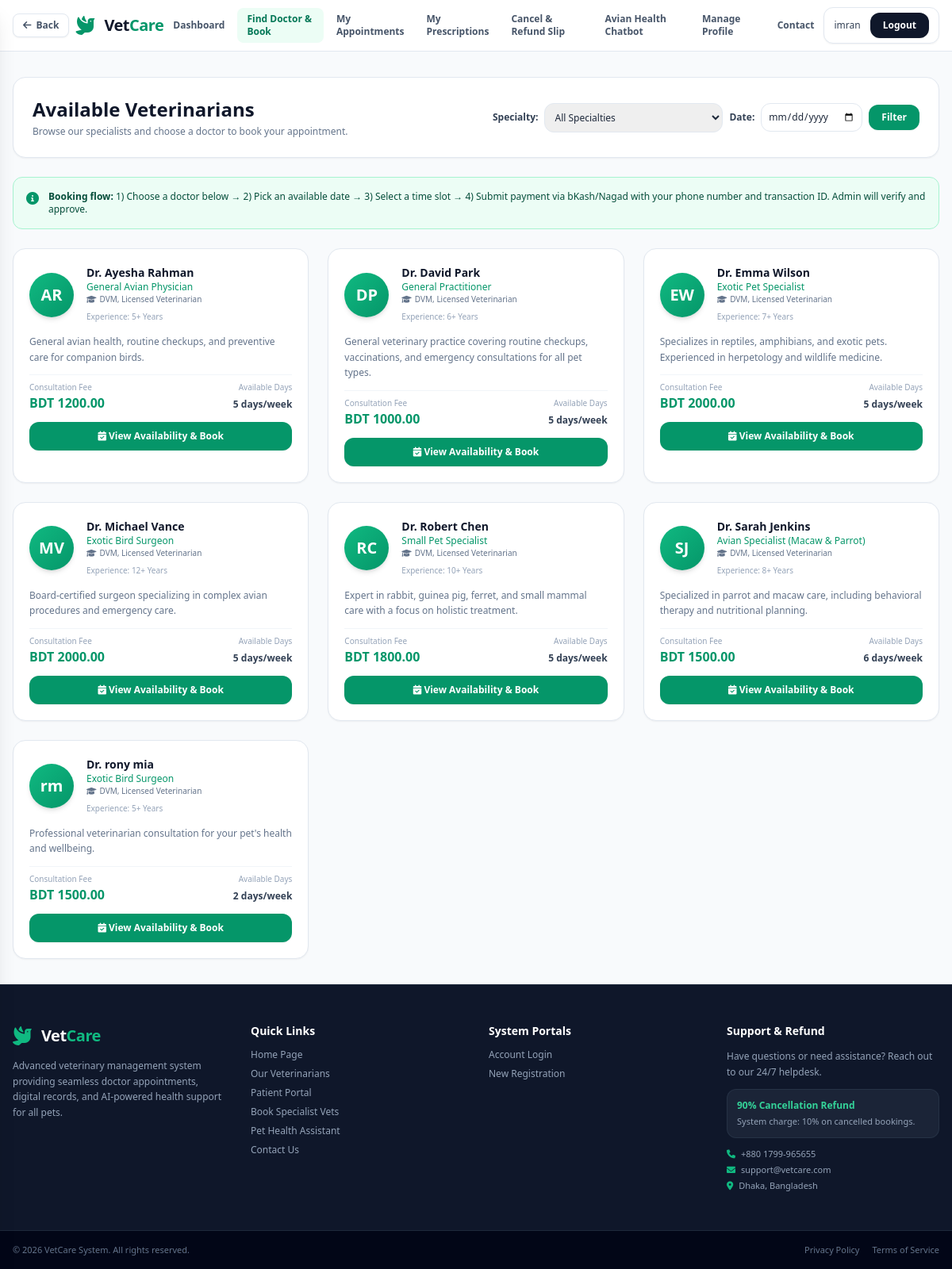
Page /doctors/ (signed in) on the earlier database version.
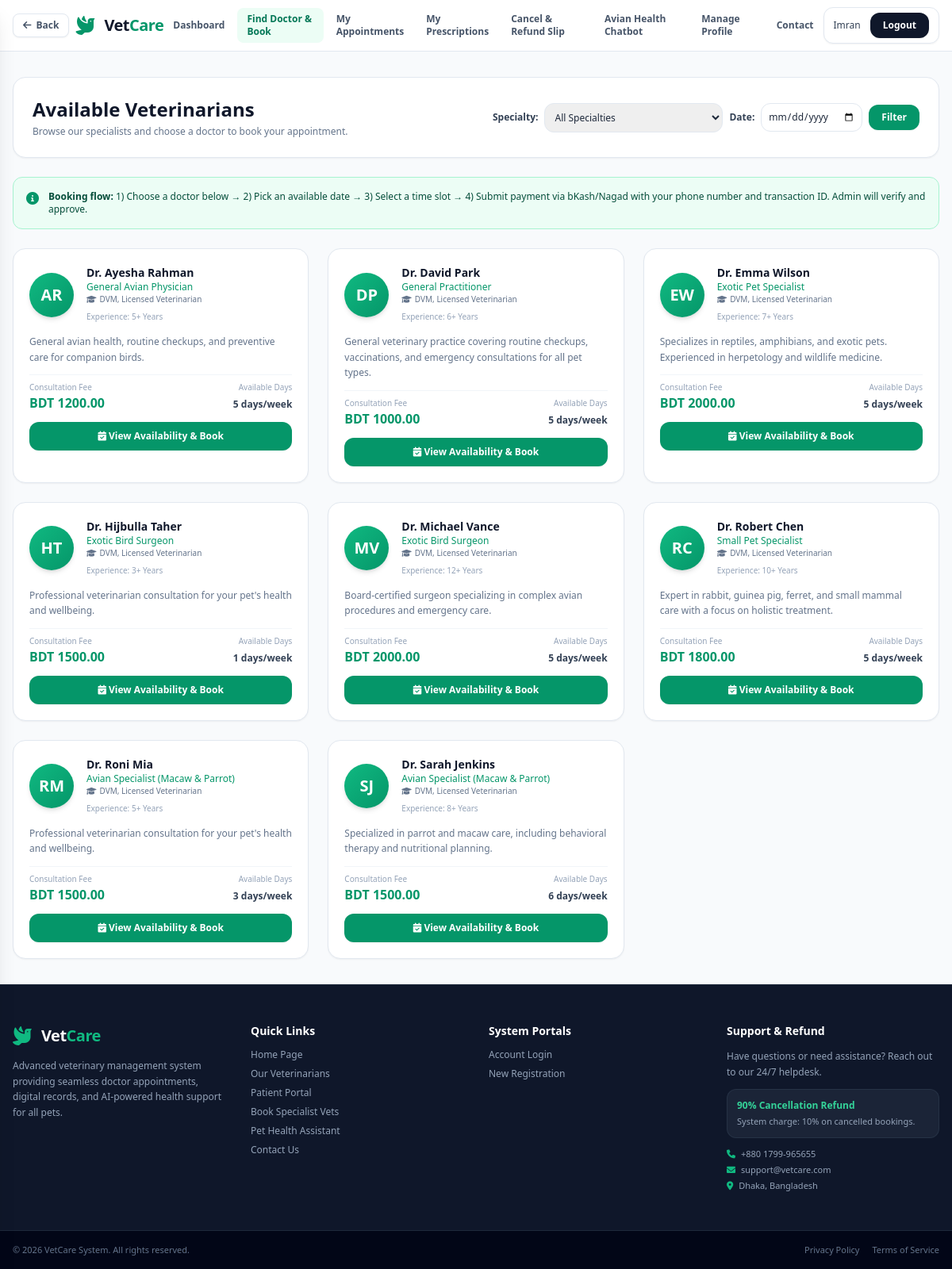
Same page on the later database version.
### accounts/models.py (models this page shows, shortened)
class User(AbstractUser):
    ROLE_CHOICES = (
        ('PATIENT', 'Patient'),
        ('DOCTOR', 'Doctor'),
        ('ADMIN', 'Admin'),
    )
    role = models.CharField(max_length=20, choices=ROLE_CHOICES, default='PATIENT')
    phone = models.CharField(max_length=20, blank=True, null=True)
    country_code = models.CharField(max_length=5, default='+880', blank=True)
    address = models.TextField(blank=True)
    created_at = models.DateTimeField(auto_now_add=True)

### vet/models.py (models this page shows, shortened)
class Doctor(models.Model):
    user = models.OneToOneField(settings.AUTH_USER_MODEL, on_delete=models.CASCADE, related_name='doctor_profile')
    specialty = models.CharField(max_length=100)
    experience_years = models.IntegerField(default=0)
    qualification = models.CharField(max_length=200, blank=True)
    license_number = models.CharField(max_length=50, blank=True)
    consultation_fee = models.DecimalField(max_digits=8, decimal_places=2, default=1500.00)
    bio = models.TextField(blank=True)
    is_active = models.BooleanField(default=True)
    created_at = models.DateTimeField(auto_now_add=True)

### booking/views.py (the view, shortened to what this page needs)
# urls.py: path('doctors/', views.admin_doctors, name='admin_doctors'),
@login_required
def doctors(request):
    from vet.models import Availability
    from datetime import datetime
    selected_date_str = request.GET.get('date', '').strip()
    selected_date = None
    weekday = None
    selected_specialty = request.GET.get('specialty', '').strip()
    doctors_list = Doctor.objects.filter(
        is_active=True,
    ).select_related('user').order_by('user__first_name')
    if selected_specialty:
        doctors_list = doctors_list.filter(specialty__icontains=selected_specialty)
    all_specialties = list(
        Doctor.objects.filter(is_active=True)
        .exclude(specialty__exact='')
        .values_list('specialty', flat=True)
        .distinct()
        .order_by()
    )
    doctor_data = []
    for doc in doctors_list:
        avail_qs = doc.availabilities.filter(is_available=True)
        if weekday is not None:
            avail_qs = avail_qs.filter(day_of_week=weekday)
        has_availability = avail_qs.exists()
        if selected_date is not None and not has_availability:
            continue
        avail_days = list(
            doc.availabilities.filter(is_available=True)
            .values_list('day_of_week', flat=True)
            .distinct()
        )
        doctor_data.append({
            'doctor': doc,
            'available_days': avail_days,
        })
    context = {
        'doctor_data': doctor_data,
        'selected_date': selected_date_str,
        'selected_specialty': selected_specialty,
        'all_specialties': all_specialties,
        'today': datetime.now().date(),
    }
    return render(request, 'doctors.html', context)

### vetcure/templates/doctors.html (shortened to what the changed rows need)
{% extends 'base.html' %}
{% block content %}
<div class="max-w-7xl w-full mx-auto px-4 py-8 space-y-6">
    <div class="bg-white p-6 rounded-2xl border border-slate-200 shadow-sm">
        <div class="flex flex-col md:flex-row md:items-center md:justify-between gap-4">
            <div>
                <h1 class="text-2xl font-bold text-slate-900">Available Veterinarians</h1>
            </div>
        </div>
    </div>
    <div class="grid grid-cols-1 md:grid-cols-2 lg:grid-cols-3 gap-6">
        {% for data in doctor_data %}
        <div class="bg-white rounded-2xl border border-slate-200 p-5 shadow-sm hover:shadow-md hover:border-emerald-300 transition-all duration-200 space-y-3">
            <div class="flex items-center gap-4">
                <div class="w-14 h-14 bg-gradient-to-br from-emerald-500 to-emerald-600 text-white rounded-full flex items-center justify-center font-bold text-xl shadow-md">
                    {{ data.doctor.user.first_name|first }}{{ data.doctor.user.last_name|first }}
                </div>
                <div class="flex-1 min-w-0">
                    <h3 class="font-bold text-slate-900 text-sm truncate">Dr. {{ data.doctor.user.get_full_name|default:data.doctor.user.username }}</h3>
                    <p class="text-xs text-emerald-600 font-medium truncate">{{ data.doctor.specialty }}</p>
                    {% if data.doctor.qualification %}
                    <p class="text-[10px] text-slate-500 truncate"><i class="fa-solid fa-graduation-cap mr-1"></i>{{ data.doctor.qualification }}</p>
                    {% endif %}
                    <span class="text-[10px] text-slate-400">Experience: {{ data.doctor.experience_years }}+ Years</span>
                </div>
            </div>
            <p class="text-xs text-slate-500 leading-relaxed line-clamp-3">{{ data.doctor.bio|truncatechars:140|default:"Professional veterinarian consultation for your pet's health and wellbeing." }}</p>
            <div class="flex items-center justify-between pt-2 border-t border-slate-100">
                <div>
                    <span class="text-[10px] text-slate-400 block">Consultation Fee</span>
                    <span class="text-base font-bold text-emerald-600">BDT {{ data.doctor.consultation_fee }}</span>
                </div>
                <div class="text-right">
                    <span class="text-[10px] text-slate-400 block">Available Days</span>
                    <span class="text-xs font-semibold text-slate-700">{{ data.available_days|length }} days/week</span>
                </div>
            </div>
            <a href="{% url 'doctor_detail' data.doctor.id %}" class="block w-full text-center bg-emerald-600 hover:bg-emerald-700 text-white font-semibold py-2.5 rounded-xl shadow-sm transition text-xs">
                <i class="fa-solid fa-calendar-check"></i> View Availability & Book
            </a>
        </div>
        {% empty %}
        <div class="col-span-full text-center py-8 text-slate-500">
            <i class="fa-solid fa-user-doctor text-4xl text-slate-300 mb-2"></i>
            <p>No veterinarians available right now.</p>
        </div>
        {% endfor %}
    </div>
</div>
{% endblock %}

### vetcure/templates/base.html (shortened to what the changed rows need)
<!DOCTYPE html>
<html lang="en">
<head>
    <script src="https://cdn.tailwindcss.com"></script>
    <link rel="stylesheet" href="https://cdnjs.cloudflare.com/ajax/libs/font-awesome/6.0.0/css/all.min.css">
</head>
<body class="bg-slate-50 text-slate-800 flex flex-col min-h-screen font-sans">
    <header class="no-print-header bg-white border-b border-slate-200 sticky top-0 z-30">
        <div class="max-w-7xl mx-auto px-4 h-16 flex items-center justify-between">
                <div class="flex items-center gap-3">
                {% if user.is_authenticated %}
                    <div class="flex items-center gap-3 bg-white border border-slate-200 rounded-xl px-3 py-1.5 shadow-sm">
                        <span class="text-xs font-medium text-slate-700">
                            {{ user.get_full_name|default:user.username }}
                        </span>
                        <form method="post" action="{% url 'logout' %}" class="inline">
                            <button type="submit" class="text-xs font-semibold bg-slate-900 hover:bg-slate-800 text-white px-4 py-2 rounded-xl transition shadow-sm">
                                Logout
                            </button>
                        </form>
                    </div>
                {% else %}
                    <a href="{% url 'login' %}" class="text-xs font-semibold text-slate-600 hover:text-emerald-600 transition px-3 py-2">Login</a>
                    <a href="{% url 'register' %}" class="text-xs font-semibold bg-emerald-600 hover:bg-emerald-700 text-white px-4 py-2 rounded-xl transition shadow-sm">Register</a>
                {% endif %}
                </div>
        </div>
    </header>
    <main class="flex-grow">
        {% block content %}{% endblock %}
    </main>
</body>
</html>

Differences in the rows shown:
removed Doctor: doctor.user.first_name|first "r", doctor.user.last_name|first "m", doctor.user.get_full_name "rony mia", doctor.specialty "Exotic Bird Surgeon", doctor.qualification "DVM, Licensed Veterinarian", doctor.experience_years "5", doctor.bio "Professional veterinarian consultation for your pet's health and wellbeing.", doctor.consultation_fee "1500.00", available_days|length "2"
changed User: get_full_name "imran" → "Imran"
added Doctor: doctor.user.first_name|first "H", doctor.user.last_name|first "T", doctor.user.get_full_name "Hijbulla Taher", doctor.specialty "Exotic Bird Surgeon", doctor.qualification "DVM, Licensed Veterinarian", doctor.experience_years "3", doctor.bio "Professional veterinarian consultation for your pet's health and wellbeing.", doctor.consultation_fee "1500.00", available_days|length "1"
added Doctor: doctor.user.first_name|first "R", doctor.user.last_name|first "M", doctor.user.get_full_name "Roni Mia", doctor.specialty "Avian Specialist (Macaw & Parrot)", doctor.qualification "DVM, Licensed Veterinarian", doctor.experience_years "5", doctor.bio "Professional veterinarian consultation for your pet's health and wellbeing.", doctor.consultation_fee "1500.00", available_days|length "3"
